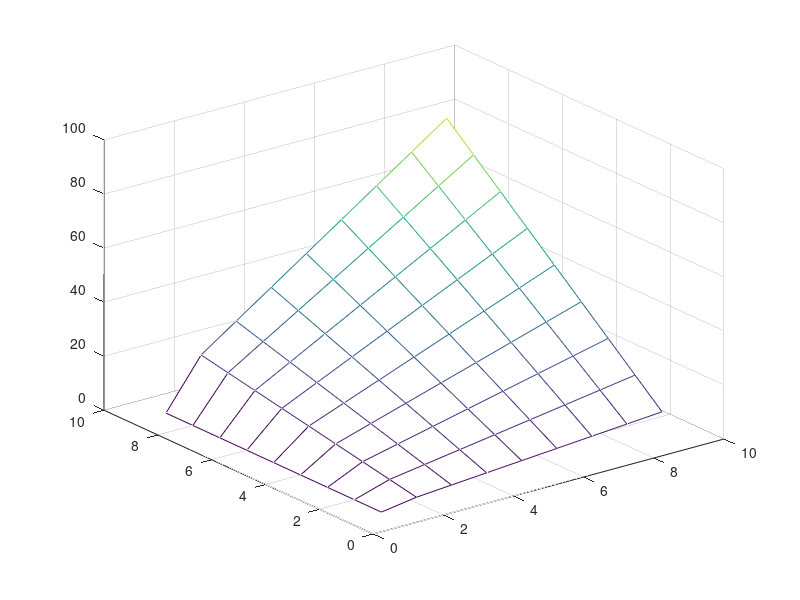

The MATLAB script that drew this image:
clear all;
close all;
clc;

for n = 2:9
    for m=1:9
        table(m,n)=n*m;
    end
end

table(:,2:end)

figure; mesh(table);